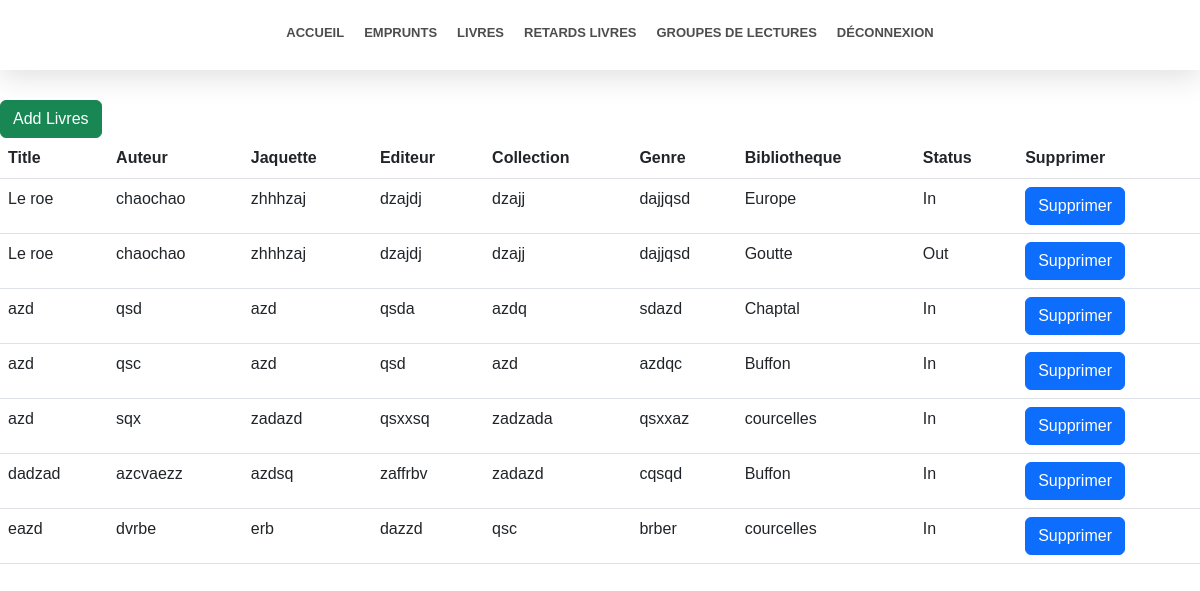
/libraire/livres (signed in), run on an earlier commit of the app's database.
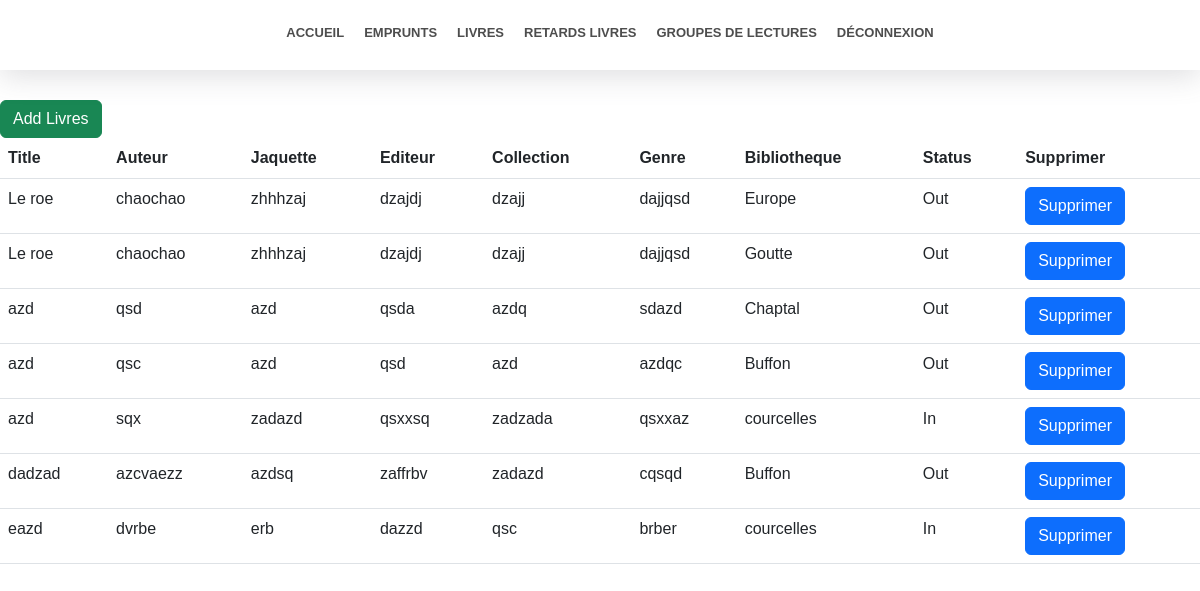
And on a later commit of the database.
### accounts/models.py (models this page shows, shortened)
class Livre(models.Model):
    titre = models.CharField(max_length=60)
    auteur = models.CharField(max_length=60)
    jaquette = models.CharField(max_length=60)
    editeur = models.CharField(max_length=60)
    collection = models.CharField(max_length=60)
    genre = models.CharField(max_length=60)
    dispo = models.BooleanField(default=True)
    biblio = models.ForeignKey(Biliotheque, on_delete=models.CASCADE)

class Biliotheque(models.Model):
    name = models.CharField(max_length=60)
    adresse = models.CharField(max_length=60)
    ville = models.CharField(max_length=50)
    cp = models.CharField(max_length=60)

### livre/views.py (the view)
# urls.py: path('libraire/livres', livre_views.livre, name="libraire_livre"),
@user_passes_test(lambda u: u.is_staff, login_url='/login/')
def livre(request):
    context = {}
    context["livres"] = Livre.objects.order_by("titre")
    return render(request, 'libraire/livres.html', context=context)

### templates/libraire/livres.html (shortened to what this page needs)
{% extends 'libraire/base-libraire.html' %}
{% block content %}
    <div style="height: 100px"></div>
    <section style="max-width: 1400px;margin: auto;">
        <a href="{% url 'libraire_livre_add' %}" class="btn btn-success" >Add Livres</a>
        <table class="table">
            <thead>
                <tr>
                    <th>Title</th>
                    <th>Auteur</th>
                    <th>Jaquette</th>
                    <th>Editeur</th>
                    <th>Collection</th>
                    <th>Genre</th>
                    <th>Bibliotheque</th>
                    <th>Status</th>
                    <th>Supprimer</th>
                </tr>
            </thead>
            <tbody>
                {% for livre in livres %}
                    <tr>
                        <td>{{ livre.titre }}</td>
                        <td>{{ livre.auteur }}</td>
                        <td>{{ livre.jaquette }}</td>
                        <td>{{ livre.editeur }}</td>
                        <td>{{ livre.collection }}</td>
                        <td>{{ livre.genre }}</td>
                        <td>{{ livre.biblio.name }}</td>
                        <td>
                            {% if livre.dispo %}
                                In <iconify-icon icon="fluent:presence-available-10-filled" style="color: green;" width="40" class="icone-center"></iconify-icon>
                            {% else %}
                                Out <iconify-icon icon="ic:baseline-log-out" style="color: red;" width="40" class="icone-center"></iconify-icon>
                            {% endif %}
                        </td>
                        <td><a href="{% url 'libraire_livre_delete' livre.pk %}" class="btn btn-primary">Supprimer</a></td>
                    </tr>
                {% endfor %}
            </tbody>
        </table>
    </section>
{% endblock %}

What changed in the data, as far as the page shows it:
changed Livre "Europe": dispo "In" → "Out"
changed Livre "qsda": dispo "In" → "Out"
changed Livre "azdqc": dispo "In" → "Out"
changed Livre "dadzad": dispo "In" → "Out"
